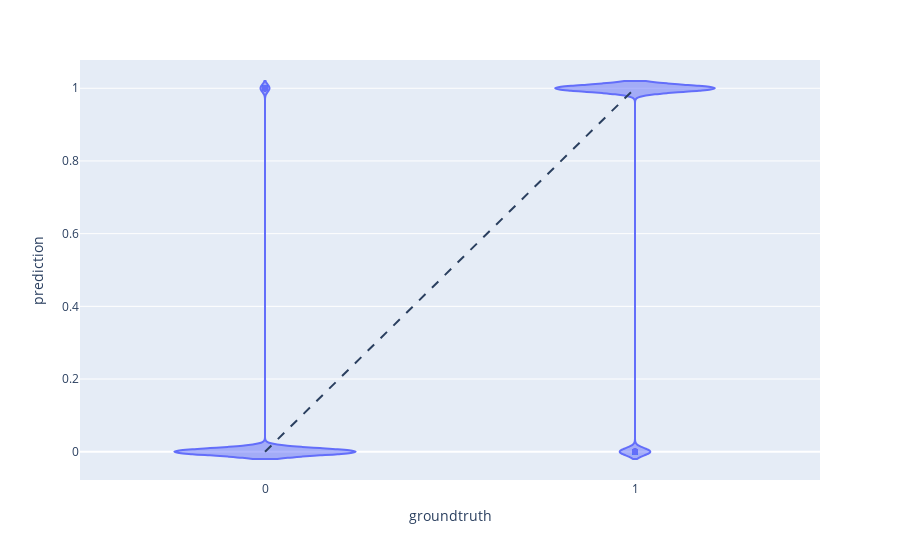

Source (notebook cell):
### Markdown cell above
# Violin Plot

### Code cell
fig = px.violin(x=ground_label, y=predictions1, labels={'x': 'groundtruth','y': 'prediction'})
fig.add_shape(
              type='line', line=dict(dash='dash'),
            x0 = predictions1.min(), y0 = predictions1.min(),
            x1 = predictions1.max(), y1 = predictions1.max()
)
fig.show()

### Figure 1 — Plotly figure (JSON) as saved in the notebook; plotly's stock layout.template omitted (floating-point values rounded to 4 significant figures; data arrays with more than 128 entries replaced by an {"elided": "..."} marker saying what was removed)
{"data": [{"alignmentgroup": "True", "box": {"visible": false}, "hovertemplate": "groundtruth=%{x}<br>prediction=%{y}<extra></extra>", "legendgroup": "", "marker": {"color": "#636efa"}, "name": "", "offsetgroup": "", "orientation": "v", "scalegroup": "True", "showlegend": false, "type": "violin", "x": {"elided": "22750 int values"}, "x0": " ", "xaxis": "x", "y": {"elided": "22750 int values"}, "y0": " ", "yaxis": "y"}], "layout": {"legend": {"tracegroupgap": 0}, "margin": {"t": 60}, "shapes": [{"line": {"dash": "dash"}, "type": "line", "x0": 0, "x1": 1, "y0": 0, "y1": 1}], "violinmode": "group", "xaxis": {"anchor": "y", "domain": [0, 1], "title": {"text": "groundtruth"}}, "yaxis": {"anchor": "x", "domain": [0, 1], "title": {"text": "prediction"}}}}
